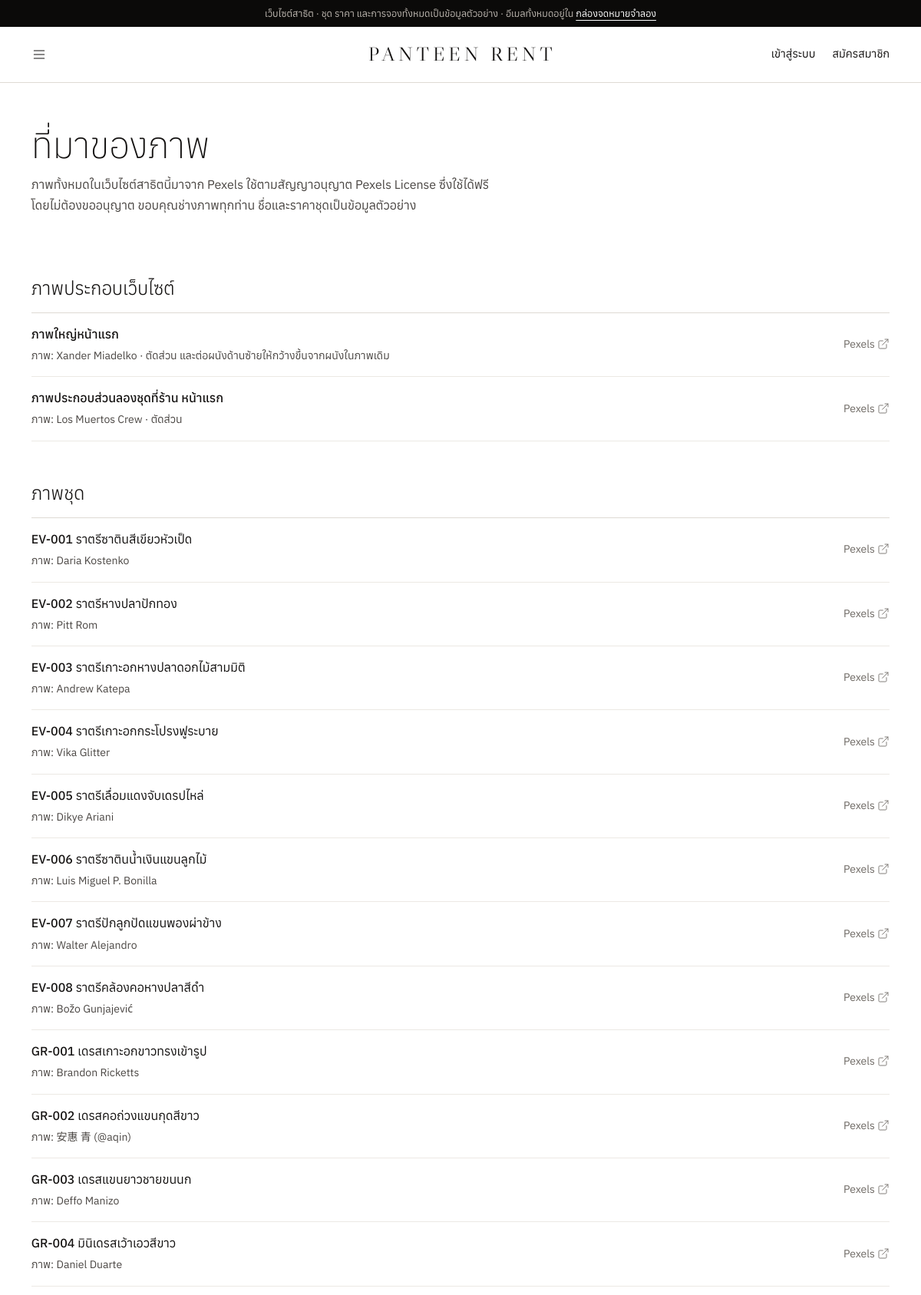
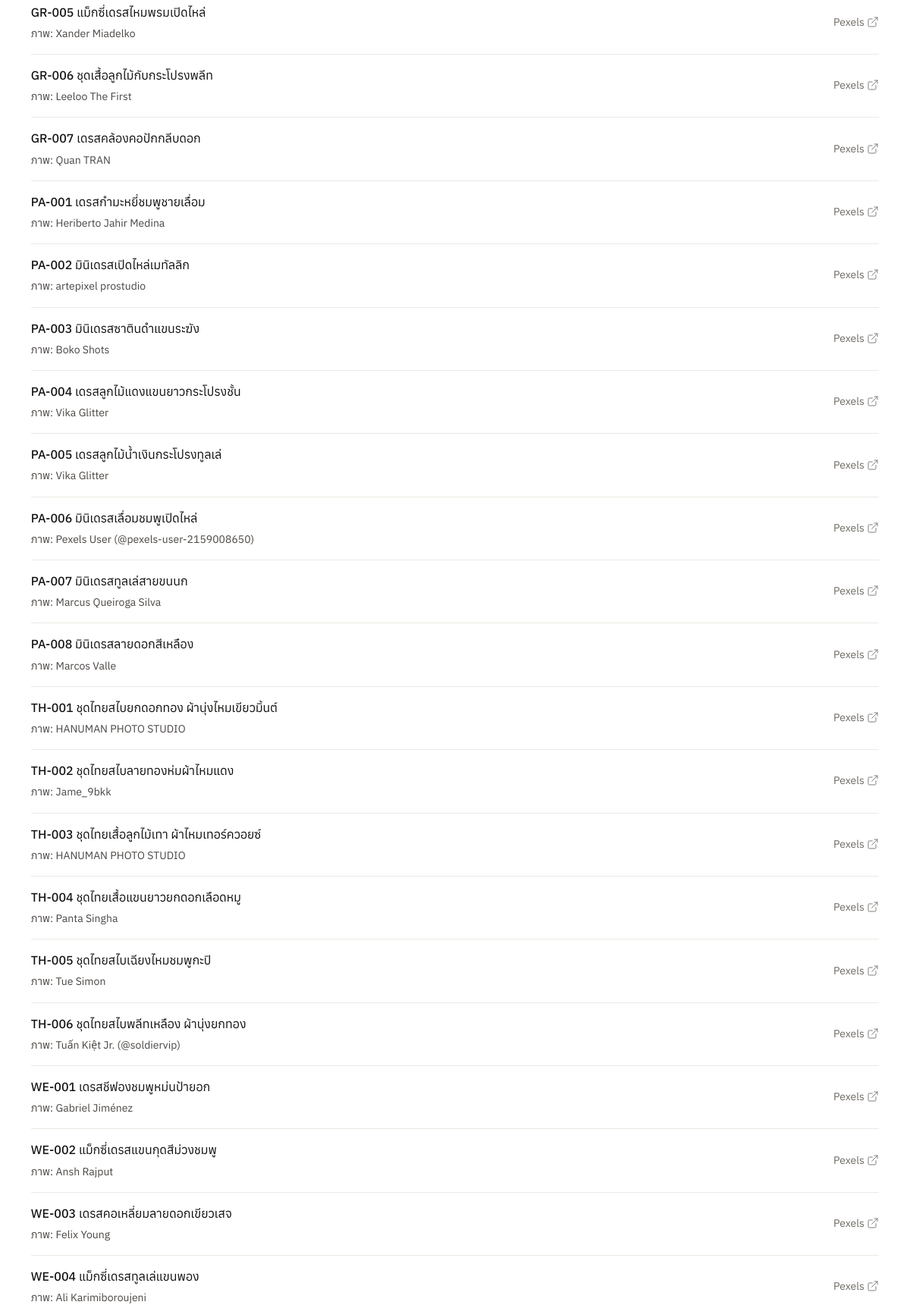
The page /credits (upper part) on the database its author committed (2 pictures, top to bottom).
### tables this page shows
CREATE TABLE `costume_images` (
  `id` int unsigned NOT NULL AUTO_INCREMENT,
  `costume_id` int unsigned NOT NULL,
  `path` varchar(255) NOT NULL,
  `credit` varchar(255) DEFAULT NULL COMMENT 'ที่มาของภาพ (ภาพตัวอย่างจากคลังภาพฟรี)',
  `sort_order` int NOT NULL DEFAULT '0',
  `created_at` datetime NOT NULL DEFAULT CURRENT_TIMESTAMP,
  PRIMARY KEY (`id`),
  KEY `idx_img_costume` (`costume_id`,`sort_order`),
  CONSTRAINT `fk_img_costume` FOREIGN KEY (`costume_id`) REFERENCES `costumes` (`id`) ON DELETE CASCADE
);

CREATE TABLE `costumes` (
  `id` int unsigned NOT NULL AUTO_INCREMENT,
  `code` varchar(20) NOT NULL,
  `category_id` int unsigned NOT NULL,
  `name` varchar(150) NOT NULL,
  `description` text,
  `color_name` varchar(50) DEFAULT NULL,
  `size_label` varchar(20) NOT NULL DEFAULT 'M',
  `bust_min` decimal(4,1) DEFAULT NULL,
  `bust_max` decimal(4,1) DEFAULT NULL,
  `waist_min` decimal(4,1) DEFAULT NULL,
  `waist_max` decimal(4,1) DEFAULT NULL,
  `hip_max` decimal(4,1) DEFAULT NULL,
  `length_in` decimal(4,1) DEFAULT NULL COMMENT 'ความยาวชุด (นิ้ว)',
  `rent_price` decimal(10,2) NOT NULL COMMENT 'ค่าเช่าแพ็กเกจพื้นฐาน',
  `extra_day_price` decimal(10,2) NOT NULL DEFAULT '0.00' COMMENT 'ค่าเช่าวันถัดไปต่อวัน',
  `deposit` decimal(10,2) NOT NULL DEFAULT '0.00' COMMENT 'เงินมัดจำ (คืนเมื่อคืนชุด)',
  `late_fee_per_day` decimal(10,2) NOT NULL DEFAULT '0.00' COMMENT 'ค่าปรับคืนช้าต่อวัน',
  `replacement_value` decimal(10,2) DEFAULT NULL COMMENT 'มูลค่าชุด ใช้คิดค่าเสียหายแบบร้อยละ และเป็นเพดานค่าเสียหาย',
  `accessories` varchar(300) DEFAULT NULL COMMENT 'ของที่มากับชุด คั่นด้วยจุลภาค (ตรวจตอนส่งและตอนรับคืน)',
  `status` enum('active','maintenance','retired') NOT NULL DEFAULT 'active',
  `is_featured` tinyint(1) NOT NULL DEFAULT '0',
  `arrived_at` date DEFAULT NULL,
  `created_at` datetime NOT NULL DEFAULT CURRENT_TIMESTAMP,
  `updated_at` datetime NOT NULL DEFAULT CURRENT_TIMESTAMP ON UPDATE CURRENT_TIMESTAMP,
  PRIMARY KEY (`id`),
  UNIQUE KEY `uq_costume_code` (`code`),
  KEY `idx_costume_cat` (`category_id`,`status`),
  CONSTRAINT `fk_costume_cat` FOREIGN KEY (`category_id`) REFERENCES `categories` (`id`) ON UPDATE CASCADE
);

### app/Controllers/Controller.php (called while the page is built, shortened)
<?php
abstract class Controller
{
    protected function view(string $view, array $data = [], string $layout = 'layouts/shop'): void
    {
        View::render($view, $data, $layout);
    }
}

### app/Controllers/ShopController.php (called while the page is built, shortened)
<?php
final class ShopController extends Controller
{
    public function credits(): void
    {
        $rows = DB::all('SELECT i.credit, i.path, c.code, c.name FROM costume_images i JOIN costumes c ON c.id = i.costume_id WHERE i.credit IS NOT NULL ORDER BY c.code');
        $this->view('shop/credits', ['title' => 'ที่มาของภาพ', 'rows' => $rows, 'site' => self::SITE_IMAGES]);
    }
}

### public/index.php (called while the page is built, shortened)
<?php
$router = require APP_PATH . '/routes.php';
$router->dispatch($_SERVER['REQUEST_METHOD'] ?? 'GET', request_path());

### app/Core/DB.php (called while the page is built, shortened)
<?php
final class DB
{
    private static ?PDO $pdo = null;
    public static function pdo(): PDO
    {
        if (self::$pdo === null) {
            $c = Config::get('db');
            $dsn = sprintf('mysql:host=%s;port=%d;dbname=%s;charset=%s', $c['host'], $c['port'], $c['name'], $c['charset']);
            self::$pdo = new PDO($dsn, $c['user'], $c['pass'], [
                PDO::ATTR_ERRMODE            => PDO::ERRMODE_EXCEPTION,
                PDO::ATTR_DEFAULT_FETCH_MODE => PDO::FETCH_ASSOC,
                PDO::ATTR_EMULATE_PREPARES   => false,
                PDO::ATTR_STRINGIFY_FETCHES  => false,
            ]);
            self::$pdo->exec("SET time_zone = '+07:00'");
            self::$pdo->exec("SET NAMES utf8mb4 COLLATE utf8mb4_unicode_ci");
        }
        return self::$pdo;
    }
    public static function run(string $sql, array $params = []): PDOStatement
    {
        $stmt = self::pdo()->prepare($sql);
        foreach ($params as $key => $value) {
            $name = is_int($key) ? $key + 1 : (str_starts_with($key, ':') ? $key : ':' . $key);
            $type = match (true) {
                is_int($value)  => PDO::PARAM_INT,
                is_bool($value) => PDO::PARAM_BOOL,
                $value === null => PDO::PARAM_NULL,
                default         => PDO::PARAM_STR,
            };
            $stmt->bindValue($name, $value, $type);
        }
        $stmt->execute();
        return $stmt;
    }
    public static function all(string $sql, array $params = []): array
    {
        return self::run($sql, $params)->fetchAll();
    }
}

### app/Views/shop/credits.php (the view, shortened to what this page needs)
<div class="col">
  <div class="page-head">
    <h1>ที่มาของภาพ</h1>
    <p>ภาพทั้งหมดในเว็บไซต์สาธิตนี้มาจาก Pexels ใช้ตามสัญญาอนุญาต Pexels License ซึ่งใช้ได้ฟรีโดยไม่ต้องขออนุญาต ขอบคุณช่างภาพทุกท่าน ชื่อและราคาชุดเป็นข้อมูลตัวอย่าง</p>
  </div>
  <section aria-labelledby="h-site">
    <h2 class="credit-title" id="h-site">ภาพประกอบเว็บไซต์</h2>
    <ul class="mail-list">
      <?php foreach ($site as $s): ?>
      <li>
        <a href="<?= e($s['url']) ?>" target="_blank" rel="noopener">
          <span><b><?= e($s['where']) ?></b><br><span class="small muted">ภาพ: <?= e($s['by']) ?><?= !empty($s['note']) ? ' · ' . e($s['note']) : '' ?></span></span>
          <span class="small faint">Pexels <?= icon('external-link', 'ic ic-sm') ?></span>
        </a>
      </li>
      <?php endforeach; ?>
    </ul>
  </section>
  <section aria-labelledby="h-dress">
    <h2 class="credit-title" id="h-dress">ภาพชุด</h2>
    <ul class="mail-list">
      <?php foreach ($rows as $r):
          $parts = explode(' · ', $r['credit']);
          $link = $parts[2] ?? null; ?>
      <li>
        <a href="<?= e($link ?: url('/dress/' . rawurlencode($r['code']))) ?>" <?= $link ? 'target="_blank" rel="noopener"' : '' ?>>
          <span><b><?= e($r['code']) ?></b> <?= e($r['name']) ?><br><span class="small muted"><?= e($parts[0]) ?></span></span>
          <span class="small faint"><?= $link ? 'Pexels ' . icon('external-link', 'ic ic-sm') : '' ?></span>
        </a>
      </li>
      <?php endforeach; ?>
    </ul>
  </section>
</div>

### app/helpers.php (shortened to what this page needs)
<?php
function e(mixed $value): string
{
    return htmlspecialchars((string) ($value ?? ''), ENT_QUOTES | ENT_SUBSTITUTE, 'UTF-8');
}
function icon(string $name, string $class = 'ic', ?string $label = null): string
{
    $aria = $label ? 'role="img" aria-label="' . e($label) . '"' : 'aria-hidden="true"';
    return '<svg class="' . e($class) . '" ' . $aria . ' focusable="false"><use href="' . e(asset('img/icons.svg')) . '#i-' . e($name) . '"></use></svg>';
}
function base_path(): string
{
    static $base = null;
    if ($base !== null) {
        return $base;
    }
    $script = str_replace('\\', '/', $_SERVER['SCRIPT_NAME'] ?? '');
    $dir = rtrim(dirname($script), '/');
    return $base = ($dir === '.' ? '' : $dir);
}
function url(string $path = '/', array $query = []): string
{
    $u = base_path() . '/' . ltrim($path, '/');
    return $u;
}
function asset(string $path): string
{
    $file = PUBLIC_PATH . '/assets/' . $path;
    $v = is_file($file) ? substr((string) filemtime($file), -6) : '1';
    return url('assets/' . $path) . '?v=' . $v;
}

### app/Core/Router.php (shortened to what this page needs)
<?php
final class Router
{
    private array $routes = [];
    private function add(string $method, string $path, callable|array $handler, array $middleware): void
    {
        $this->routes[] = compact('method', 'path', 'regex', 'handler', 'middleware');
    }
    public function dispatch(string $method, string $path): void
    {
        $path = rtrim($path, '/') ?: '/';
        foreach ($this->routes as $route) {
            if (!preg_match($route['regex'], $path, $m)) {
                continue;
            }
            $params = array_filter($m, 'is_string', ARRAY_FILTER_USE_KEY);
            $handler = $route['handler'];
            if (is_array($handler)) {
                [$class, $action] = $handler;
                (new $class())->$action(...array_values($params));
            } else {
                $handler(...array_values($params));
            }
            return;
        }
    }
}

### rows shown on the page
costume_images: costume.code "EV-001", costume.name "ราตรีซาตินสีเขียวหัวเป็ด", credit "ภาพ: Daria Kostenko"
costume_images: costume.code "EV-002", costume.name "ราตรีหางปลาปักทอง", credit "ภาพ: Pitt Rom"
costume_images: costume.code "EV-003", costume.name "ราตรีเกาะอกหางปลาดอกไม้สามมิติ", credit "ภาพ: Andrew Katepa"
costume_images: costume.code "EV-004", costume.name "ราตรีเกาะอกกระโปรงฟูระบาย", credit "ภาพ: Vika Glitter"
costume_images: costume.code "EV-005", costume.name "ราตรีเลื่อมแดงจับเดรปไหล่", credit "ภาพ: Dikye Ariani"
costume_images: costume.code "EV-006", costume.name "ราตรีซาตินน้ำเงินแขนลูกไม้", credit "ภาพ: Luis Miguel P. Bonilla"
costume_images: costume.code "EV-007", costume.name "ราตรีปักลูกปัดแขนพองผ่าข้าง", credit "ภาพ: Walter Alejandro"
costume_images: costume.code "EV-008", costume.name "ราตรีคล้องคอหางปลาสีดำ", credit "ภาพ: Božo Gunjajević"
costume_images: costume.code "GR-001", costume.name "เดรสเกาะอกขาวทรงเข้ารูป", credit "ภาพ: Brandon Ricketts"
costume_images: costume.code "GR-002", costume.name "เดรสคอถ่วงแขนกุดสีขาว", credit "ภาพ: 安惠 青 (@aqin)"
costume_images: costume.code "GR-003", costume.name "เดรสแขนยาวชายขนนก", credit "ภาพ: Deffo Manizo"
costume_images: costume.code "GR-004", costume.name "มินิเดรสเว้าเอวสีขาว", credit "ภาพ: Daniel Duarte"
costume_images: costume.code "GR-005", costume.name "แม็กซี่เดรสไหมพรมเปิดไหล่", credit "ภาพ: Xander Miadelko"
costume_images: costume.code "GR-006", costume.name "ชุดเสื้อลูกไม้กับกระโปรงพลีท", credit "ภาพ: Leeloo The First"
costume_images: costume.code "GR-007", costume.name "เดรสคล้องคอปักกลีบดอก", credit "ภาพ: Quan TRAN"
costume_images: costume.code "PA-001", costume.name "เดรสกำมะหยี่ชมพูชายเลื่อม", credit "ภาพ: Heriberto Jahir Medina"
costume_images: costume.code "PA-002", costume.name "มินิเดรสเปิดไหล่เมทัลลิก", credit "ภาพ: artepixel prostudio"
costume_images: costume.code "PA-003", costume.name "มินิเดรสซาตินดำแขนระฆัง", credit "ภาพ: Boko Shots"
costume_images: costume.code "PA-004", costume.name "เดรสลูกไม้แดงแขนยาวกระโปรงชั้น", credit "ภาพ: Vika Glitter"
costume_images: costume.code "PA-005", costume.name "เดรสลูกไม้น้ำเงินกระโปรงทูลเล่", credit "ภาพ: Vika Glitter"
costume_images: costume.code "PA-006", costume.name "มินิเดรสเลื่อมชมพูเปิดไหล่", credit "ภาพ: Pexels User (@pexels-user-2159008650)"
costume_images: costume.code "PA-007", costume.name "มินิเดรสทูลเล่สายขนนก", credit "ภาพ: Marcus Queiroga Silva"
costume_images: costume.code "PA-008", costume.name "มินิเดรสลายดอกสีเหลือง", credit "ภาพ: Marcos Valle"
costume_images: costume.code "TH-001", costume.name "ชุดไทยสไบยกดอกทอง ผ้านุ่งไหมเขียวมิ้นต์", credit "ภาพ: HANUMAN PHOTO STUDIO"
costume_images: costume.code "TH-002", costume.name "ชุดไทยสไบลายทองห่มผ้าไหมแดง", credit "ภาพ: Jame_9bkk"
costume_images: costume.code "TH-003", costume.name "ชุดไทยเสื้อลูกไม้เทา ผ้าไหมเทอร์ควอยซ์", credit "ภาพ: HANUMAN PHOTO STUDIO"
costume_images: costume.code "TH-004", costume.name "ชุดไทยเสื้อแขนยาวยกดอกเลือดหมู", credit "ภาพ: Panta Singha"
costume_images: costume.code "TH-005", costume.name "ชุดไทยสไบเฉียงไหมชมพูกะปิ", credit "ภาพ: Tue Simon"
costume_images: costume.code "TH-006", costume.name "ชุดไทยสไบพลีทเหลือง ผ้านุ่งยกทอง", credit "ภาพ: Tuấn Kiệt Jr. (@soldiervip)"
costume_images: costume.code "WE-001", costume.name "เดรสชีฟองชมพูหม่นป้ายอก", credit "ภาพ: Gabriel Jiménez"
costume_images: costume.code "WE-002", costume.name "แม็กซี่เดรสแขนกุดสีม่วงชมพู", credit "ภาพ: Ansh Rajput"
costume_images: costume.code "WE-003", costume.name "เดรสคอเหลี่ยมลายดอกเขียวเสจ", credit "ภาพ: Felix Young"
costume_images: costume.code "WE-004", costume.name "แม็กซี่เดรสทูลเล่แขนพอง", credit "ภาพ: Ali Karimiboroujeni"

### other values the page prints
$s['where'] "ภาพใหญ่หน้าแรก"
$s['by'] "Xander Miadelko"
$s['note'] "ตัดส่วน และต่อผนังด้านซ้ายให้กว้างขึ้นจากผนังในภาพเดิม"
$s['where'] "ภาพประกอบส่วนลองชุดที่ร้าน หน้าแรก"
$s['by'] "Los Muertos Crew"
$s['note'] "ตัดส่วน"
